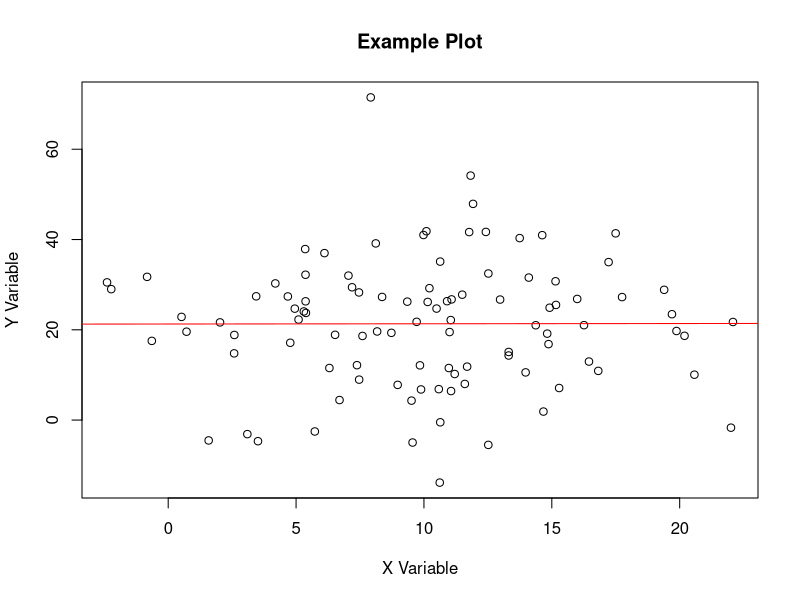
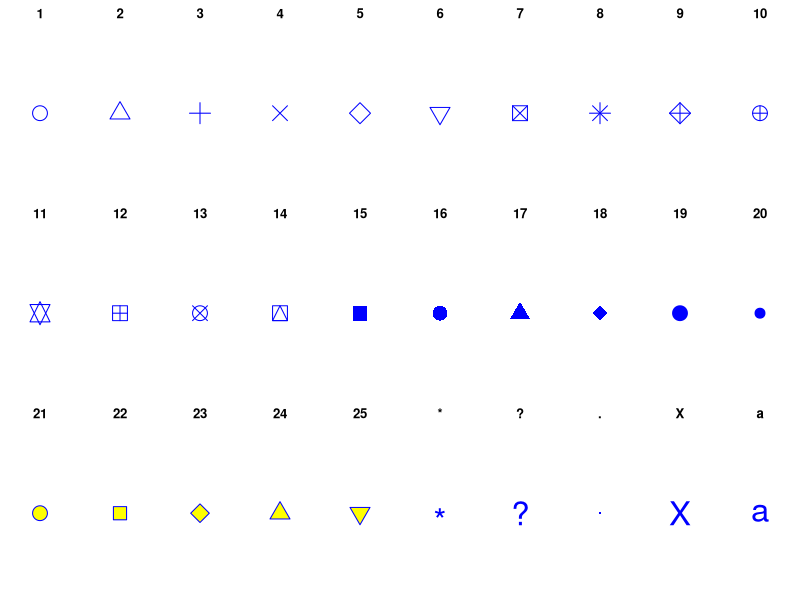

Here is the R script that generated these plots, in order:

################################################################
# name:fit
x<-rnorm(100,10,5)
y<-rnorm(100,20,15)
fit <- lm(y~x)
summary(fit)

################################################################
# name:plot
# once the plot composition looks good, I write it directly to a hi res file
# png('aPlot.png', res=200,width = 600, height = 600)
plot(x,y,main="Example Plot",xlab="X Variable",ylab="Y Variable")
abline(fit,col="Red")
dev.off()

################################################################
# name:points
png('pchopts.png')
par(mfrow=c(3,10), mar=c(0,0,2,0))
for(i in c(1:25)){
 plot(1,1,pch=i, axes=F, cex = 3, col = 'blue', bg = 'yellow')
 title(i)
 }
for(i in c("*", "?", ".", "X", "a")){
 plot(1,1,pch=i, axes=F, cex = 3, col = 'blue', bg = 'yellow')
 title(i)
 }
dev.off()
